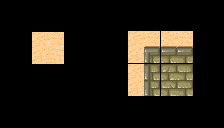

Rendered tile map (Tiled .tmx) drawn with the repository's tilesets; below, a short description and the map source with its tile grids summarised:
An orthogonal 7x4 tile map with 32x32 px tiles, 1 tile layer (Tile Layer), 2 tilesets and 4 objects.

<map version="1.0" orientation="orthogonal" width="7" height="4" tilewidth="32" tileheight="32">
 <tileset firstgid="1" name="Desert" tilewidth="32" tileheight="32" spacing="1" margin="1">
  <image source="tmw_desert_spacing.png" width="265" height="199" />
 </tileset>
 <tileset firstgid="49" name="tmw_desert_spacing" tilewidth="65" tileheight="65" spacing="1" margin="1">
  <image source="tmw_desert_spacing.png" width="265" height="199" />
 </tileset>
 <layer name="Tile Layer" width="7" height="4">
  <data>[28 cells, 2 non-empty, 2 distinct tile ids]</data>
 </layer>
 <objectgroup name="Tileobject Layer" width="7" height="4">
  <object gid="30" x="32" y="64" />
  <object gid="49" x="128" y="96" />
 </objectgroup>
 <objectgroup name="Plain Object Layer" width="7" height="4">
  <object x="32" y="32" width="32" height="32" />
  <object x="128" y="31" width="65" height="65" />
 </objectgroup>
</map>
